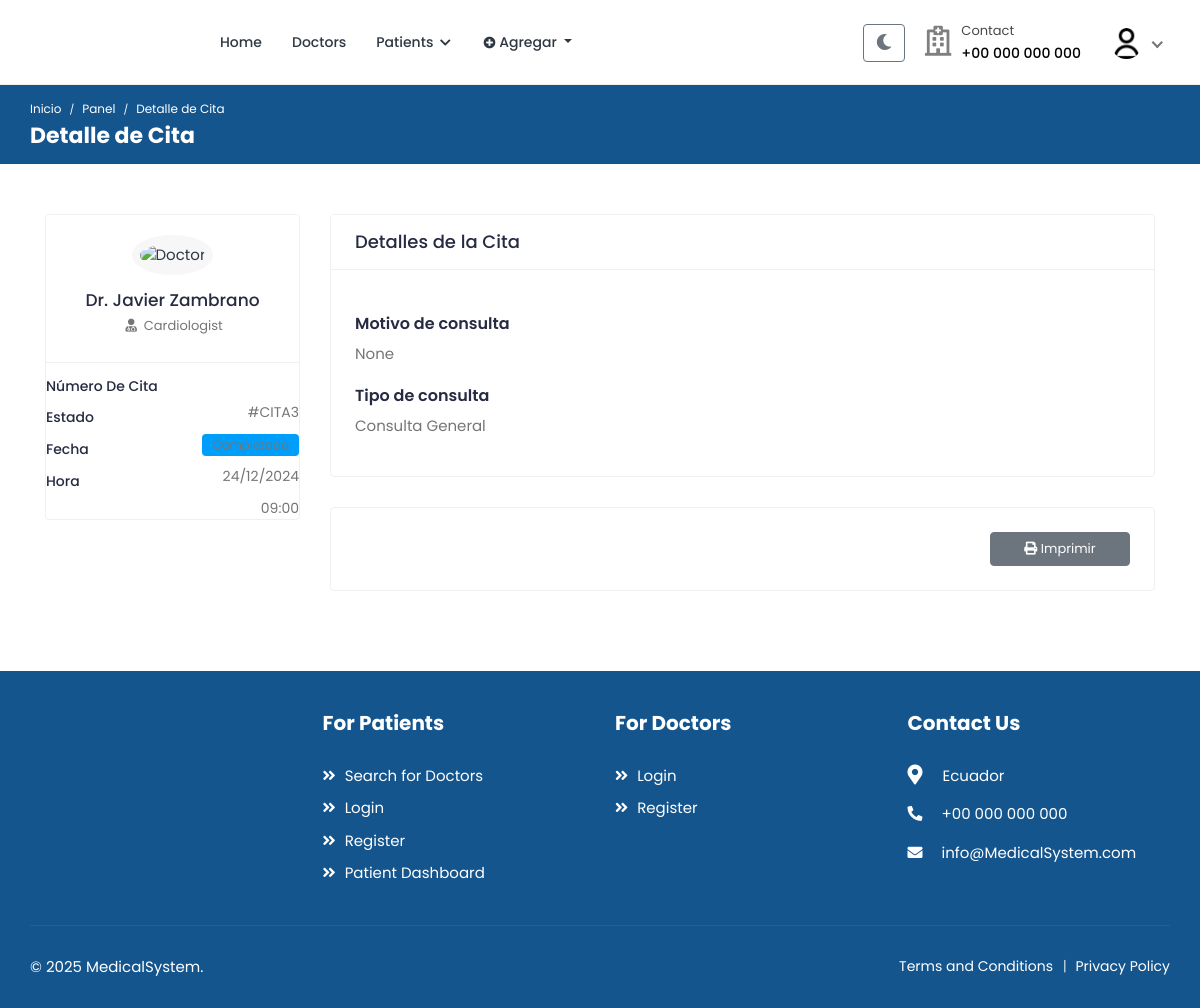
Page /patients/appointments/3/ (signed in) on the committed database.
### accounts/models.py (models this page shows, shortened)
class User(AbstractUser):
    class RoleChoices(models.TextChoices):
        DOCTOR = "doctor", "Doctor"
        PATIENT = "patient", "Patient"
    username = models.CharField(max_length=30, unique=True)
    role = models.CharField(
        choices=RoleChoices.choices,
        max_length=20,
        default="patient",
        error_messages={"required": "Role must be provided"},
    )
    email = models.EmailField(
        blank=True,
        error_messages={
            "unique": "A user with that email already exists.",
        },
    )
    first_name = models.CharField(max_length=150, blank=True)
    last_name = models.CharField(max_length=150, blank=True)
    registration_number = models.IntegerField(null=True, blank=True)
    USERNAME_FIELD = "username"
    REQUIRED_FIELDS = []
    objects = CustomUserManager()
    def get_full_name(self):
        full_name = "%s %s" % (self.first_name, self.last_name)
        return full_name.strip() or self.username

class Profile(models.Model):
    user = models.OneToOneField(User, on_delete=models.CASCADE, related_name="profile")
    avatar = models.ImageField(default="defaults/user.png", upload_to=profile_photo_directory_path)
    image = models.ImageField(upload_to='profiles/', null=True, blank=True)
    bio = models.TextField(blank=True, null=True)
    phone = models.CharField(max_length=20, blank=True, null=True)
    dob = models.DateField(blank=True, null=True)
    about = models.TextField(blank=True, null=True)
    specialization = models.CharField(max_length=255, blank=True, null=True)
    gender = models.CharField(max_length=10,
                              choices=
                              [("male", "Male"),
                               ("female", "Female"),
                               ("other", "Other")],blank=True,)
    address = models.TextField(blank=True, null=True)
    city = models.CharField(max_length=100, blank=True)
    state = models.CharField(max_length=100, blank=True)
    postal_code = models.CharField(max_length=20, blank=True)
    country = models.CharField(max_length=100, blank=True)
    price_per_consultation = models.DecimalField(max_digits=10, decimal_places=2, null=True, blank=True)
    is_available = models.BooleanField(default=True)
    blood_group = models.CharField(max_length=5,
        choices=[
            ("A+", "A+"),
            ("A-", "A-"),
            ("B+", "B+"),
            ("B-", "B-"),
            ("O+", "O+"),
            ("O-", "O-"),
            ("AB+", "AB+"),
            ("AB-", "AB-"),
        ],
        blank=True,
        null=True,
    )
    allergies = models.TextField(blank=True, null=True)
    medical_conditions = models.TextField(blank=True, null=True)
    experience = models.PositiveIntegerField(default=0)
    @property
    def image(self):
        return (
            self.avatar.url
            if self.avatar.storage.exists(self.avatar.name)
            else f"{settings.MEDIA_URL}defaults/user.png"
        )

### bookings/models.py (models this page shows, shortened)
class Booking(models.Model):
    STATUS_CHOICES = (
        ('pending', 'Pendiente'),
        ('confirmed', 'Confirmada'),
        ('cancelled', 'Cancelada'),
        ('completed', 'Completada'),
        ('no_show', 'No Show'),
    )
    CONSULTATION_TYPES = (
        ('normal', 'Consulta General'),
        ('specialty', 'Consulta por Especialidad'),
    )
    doctor = models.ForeignKey(
        settings.AUTH_USER_MODEL,
        on_delete=models.CASCADE,
        related_name="appointments",
        limit_choices_to={"role": "doctor"},
    )
    patient = models.ForeignKey(
        settings.AUTH_USER_MODEL,
        on_delete=models.CASCADE,
        related_name="patient_appointments",
        limit_choices_to={"role": "patient"},
    )
    appointment_date = models.DateField()
    appointment_time = models.TimeField()
    booking_date = models.DateTimeField(auto_now_add=True)
    status = models.CharField(
        max_length=20,
        choices=STATUS_CHOICES,
        default="pending",
    )
    notes = models.TextField(blank=True, null=True)
    consultation_type = models.CharField(
        max_length=20,
        choices=CONSULTATION_TYPES,
        default="normal",
        verbose_name="Tipo de consulta"
    )
    medical_history_file = models.FileField(
        upload_to='medical_histories/',
        blank=True,
        null=True,
        verbose_name="Archivo de historial médico"
    )
    payment_status = models.BooleanField(
        default=False,
        verbose_name="Estado de pago"
    )
    amount_paid = models.DecimalField(
        max_digits=10,
        decimal_places=2,
        null=True,
        blank=True,
        verbose_name="Monto pagado"
    )
    class Meta:
        ordering = ['-appointment_date', '-appointment_time']
        verbose_name = "Cita"
        verbose_name_plural = "Citas"
    @property
    def status_badge(self):
        status_classes = {
            'pending': 'badge-warning',
            'confirmed': 'badge-success',
            'cancelled': 'badge-danger',
            'completed': 'badge-info',
            'no_show': 'badge-secondary'
        }
        return status_classes.get(self.status, 'badge-secondary')
    class Meta:
        ordering = ["-appointment_date", "-appointment_time"]
        verbose_name = "Cita"
        verbose_name_plural = "Citas"
        unique_together = ["doctor", "appointment_date", "appointment_time"]

### patients/views.py (the view)
class AppointmentDetailView(DetailView):
    model = Booking
    template_name = "patients/appointment-detail.html"
    context_object_name = "appointment"
    def get_queryset(self):
        user = self.request.user
        queryset = Booking.objects.select_related(
            "doctor", "doctor__profile", "patient", "patient__profile"
        )
        if user.role == 'doctor':
            return queryset.filter(Q(doctor=user) | Q(patient=user))
        elif user.is_staff:  # Administrador
            return queryset  # Sin filtro, puede ver todas
        else:  # Paciente
            return queryset.filter(patient=user)
    def get_context_data(self, **kwargs):
        context = super().get_context_data(**kwargs)
        booking = self.get_object()
        from core.models import Review
        context['has_review'] = Review.objects.filter(booking=booking).exists()
        return context

### accounts/managers.py (called while the page is built)
    def get(self, *args, **kwargs):
        return super().select_related("profile").get(*args, **kwargs)

### templates/patients/appointment-detail.html (shortened to what this page needs)
{% extends 'base.html' %}
{% load static %}
{% block content %}
<div class="breadcrumb-bar">
    <div class="container-fluid">
        <div class="row align-items-center">
            <div class="col-md-12 col-12">
                <nav aria-label="breadcrumb" class="page-breadcrumb">
                    <ol class="breadcrumb">
                        <li class="breadcrumb-item"><a href="/">Inicio</a></li>
                        <li class="breadcrumb-item"><a href="{% url 'patients:dashboard' %}">Panel</a></li>
                        <li class="breadcrumb-item active" aria-current="page">Detalle de Cita</li>
                    </ol>
                </nav>
                <h2 class="breadcrumb-title">Detalle de Cita</h2>
            </div>
        </div>
    </div>
</div>
<div class="content">
    <div class="container">
        <div class="row">
            <div class="col-md-5 col-lg-4 col-xl-3 theiaStickySidebar">
                <div class="profile-sidebar">
                    <div class="widget-profile pro-widget-content">
                        <div class="profile-info-widget">
                            {% if appointment.doctor.profile.image %}
                                <a href="#" class="booking-doc-img">
                                    <img src="{{ appointment.doctor.profile.image.url }}" alt="Doctor">
                                </a>
                            {% else %}
                                <a href="#" class="booking-doc-img">
                                    <img src="{% static 'assets/img/doctors/doctor-default.jpg' %}" alt="Doctor">
                                </a>
                            {% endif %}
                            <div class="profile-det-info">
                                <h3>Dr. {{ appointment.doctor.get_full_name }}</h3>
                                <div class="patient-details">
                                    <h5><i class="fas fa-user-md"></i> {{ appointment.doctor.profile.specialization }}</h5>
                                </div>
                            </div>
                        </div>
                    </div>
                    <div class="dashboard-widget">
                        <div class="patient-info">
                            <ul>
                                <li>
                                    <h6>Número de cita</h6>
                                    <span>#CITA{{ appointment.id }}</span>
                                </li>
                                <li>
                                    <h6>Estado</h6>
                                    <span class="badge {{ appointment.status_badge }}">{{ appointment.get_status_display }}</span>
                                </li>
                                <li>
                                    <h6>Fecha</h6>
                                    <span>{{ appointment.appointment_date|date:"d/m/Y" }}</span>
                                </li>
                                <li>
                                    <h6>Hora</h6>
                                    <span>{{ appointment.appointment_time|time:"H:i" }}</span>
                                </li>
                            </ul>
                        </div>
                    </div>
                </div>
            </div>
            <div class="col-md-7 col-lg-8 col-xl-9">
                <div class="card">
                    <div class="card-header">
                        <h4 class="card-title mb-0">Detalles de la Cita</h4>
                    </div>
                    <div class="card-body">
                        <div class="row">
                            <div class="col-md-12">
                                <div class="appointment-details">
                                    <h5>Motivo de consulta</h5>
                                    <p>{{ appointment.reason|default:appointment.notes }}</p>
                                    <h5>Tipo de consulta</h5>
                                    <p>{{ appointment.get_consultation_type_display|default:"Consulta General" }}</p>
                                </div>
                            </div>
                        </div>
                    </div>
                </div>
                <div class="card">
                    <div class="card-body">
                        <div class="appointment-action">
                            <a href="{% url 'patients:appointment-print' appointment.id %}" class="btn btn-secondary" target="_blank">
                                <i class="fas fa-print"></i> Imprimir
                            </a>
                        </div>
                    </div>
                </div>
            </div>
        </div>
    </div>
</div>
{% endblock %}

### templates/includes/navbar.html (shortened to what this page needs)
{% load static %}
<header class="header">
    <nav class="navbar navbar-expand-lg header-nav">
        <div class="navbar-header">
            <a href="{% url 'core:home' %}" class="navbar-brand logo">
            </a>
        </div>
        <div class="main-menu-wrapper">
            <ul class="main-nav">
                <li {% if request.path == '/' %}class="active"{% endif %}>
                    <a href="{% url 'core:home' %}">Home</a>
                </li>
                <li class="has-submenu{% if request.path == '/doctors/' %} active {% endif %}">
                    <a href="{% url 'doctors:list' %}">Doctors</a>
                </li>
                {% if not user.is_authenticated %}
                    <li class="login-link">
                        <a href="{% url 'accounts:login' %}">Login / Signup</a>
                    </li>
                {% elif user.role == 'patient' %}
                    <li class="has-submenu {% if request.path == '/patients/' %} active {% endif %}">
                        <a href="#">Patients <i class="fas fa-chevron-down"></i></a>
                    </li>
                {% endif %}
                 {% if user.is_authenticated %}
                <li class="nav-item dropdown">
                    <a class="nav-link dropdown-toggle" href="#" role="button" data-toggle="dropdown" aria-expanded="false">
                        <i class="fas fa-plus-circle"></i> Agregar
                    </a>
                </li>
                {% endif %}
            </ul>
        </div>
        <ul class="nav header-navbar-rht">
            <li class="nav-item">
                <button id="theme-toggle" class="btn btn-outline-secondary" title="Toggle dark mode">
                </button>
            </li>
            <li class="nav-item contact-item">
                <div class="header-contact-img">
                    <i class="far fa-hospital"></i>
                </div>
                <div class="header-contact-detail">
                    <p class="contact-header">Contact</p>
                    <p class="contact-info-header"> +00 000 000 000</p>
                </div>
            </li>
            {% if not user.is_authenticated %}
                <li class="nav-item">
                    <a class="nav-link header-login" href="{% url 'accounts:login' %}">Login / Signup </a>
                </li>
            {% else %}
                <li class="nav-item dropdown has-arrow logged-item">
                    <a href="#" class="dropdown-toggle nav-link" data-toggle="dropdown">
                        <span class="user-img">
                            <img class="rounded-circle" src="{{ user.profile.image }}" width="31" alt="{{ user.username }}">
                        </span>
                    </a>
                </li>
            {% endif %}
        </ul>
    </nav>
</header>

### templates/patients/appointment-detail.html (style rules this page uses)
.appointment-details h5 { color: #272b41; font-size: 16px; font-weight: 600; margin-bottom: 10px; margin-top: 20px; }
.appointment-details p { color: #757575; font-size: 15px; margin-bottom: 15px; }
.appointment-action { text-align: right; }
.appointment-action .btn { margin-left: 10px; min-width: 140px; }
.badge { padding: 5px 10px; border-radius: 4px; font-size: 12px; }
.badge-info { background-color: #20c0f3; color: #fff; }

### rows in the picture
User: profile.image (placeholder picture)
Booking: doctor.get_full_name "Javier Zambrano", doctor.profile.specialization "Cardiologist", id "3", appointment_date "24/12/2024", appointment_time "09:00", reason "None", consultation_type "Consulta General"
